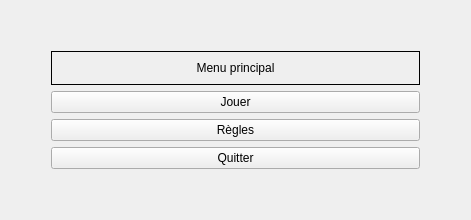
      <widget class="QWidget" name="wdgMenuPrinc">
       <property name="enabled">
        <bool>true</bool>
       </property>
       <layout class="QGridLayout" name="gridLayout_3">
        <item row="0" column="0">
         <layout class="QVBoxLayout" name="verticalLayout_11">
          <item>
           <spacer name="verticalSpacer_4">
            <property name="orientation">
             <enum>Qt::Vertical</enum>
            </property>
            <property name="sizeHint" stdset="0">
             <size>
              <width>20</width>
              <height>40</height>
             </size>
            </property>
           </spacer>
          </item>
          <item>
           <layout class="QHBoxLayout" name="horizontalLayout_9">
            <item>
             <spacer name="horizontalSpacer_15">
              <property name="orientation">
               <enum>Qt::Horizontal</enum>
              </property>
              <property name="sizeHint" stdset="0">
               <size>
                <width>40</width>
                <height>20</height>
               </size>
              </property>
             </spacer>
            </item>
            <item>
             <layout class="QVBoxLayout" name="verticalLayout">
              <item>
               <widget class="QLabel" name="lblMenuPrinc">
                <property name="minimumSize">
                 <size>
                  <width>369</width>
                  <height>34</height>
                 </size>
                </property>
                <property name="maximumSize">
                 <size>
                  <width>369</width>
                  <height>34</height>
                 </size>
                </property>
                <property name="frameShape">
                 <enum>QFrame::Box</enum>
                </property>
                <property name="text">
                 <string>Menu principal</string>
                </property>
                <property name="alignment">
                 <set>Qt::AlignCenter</set>
                </property>
               </widget>
              </item>
              <item>
               <widget class="QPushButton" name="btnJouer">
                <property name="text">
                 <string>Jouer</string>
                </property>
               </widget>
              </item>
              <item>
               <widget class="QPushButton" name="btnRegle">
                <property name="text">
                 <string>Règles</string>
                </property>
               </widget>
              </item>
              <item>
               <widget class="QPushButton" name="btnQuitter">
                <property name="text">
                 <string>Quitter</string>
                </property>
                <property name="autoDefault">
                 <bool>false</bool>
                </property>
                <property name="default">
                 <bool>false</bool>
                </property>
                <property name="flat">
                 <bool>false</bool>
                </property>
               </widget>
              </item>
             </layout>
            </item>
            <item>
             <spacer name="horizontalSpacer_16">
              <property name="orientation">
               <enum>Qt::Horizontal</enum>
              </property>
              <property name="sizeHint" stdset="0">
               <size>
                <width>40</width>
                <height>20</height>
               </size>
              </property>
             </spacer>
            </item>
           </layout>
          </item>
          <item>
           <spacer name="verticalSpacer_5">
            <property name="orientation">
             <enum>Qt::Vertical</enum>
            </property>
            <property name="sizeHint" stdset="0">
             <size>
              <width>20</width>
              <height>40</height>
             </size>
            </property>
           </spacer>
          </item>
         </layout>
        </item>
       </layout>
      </widget>
